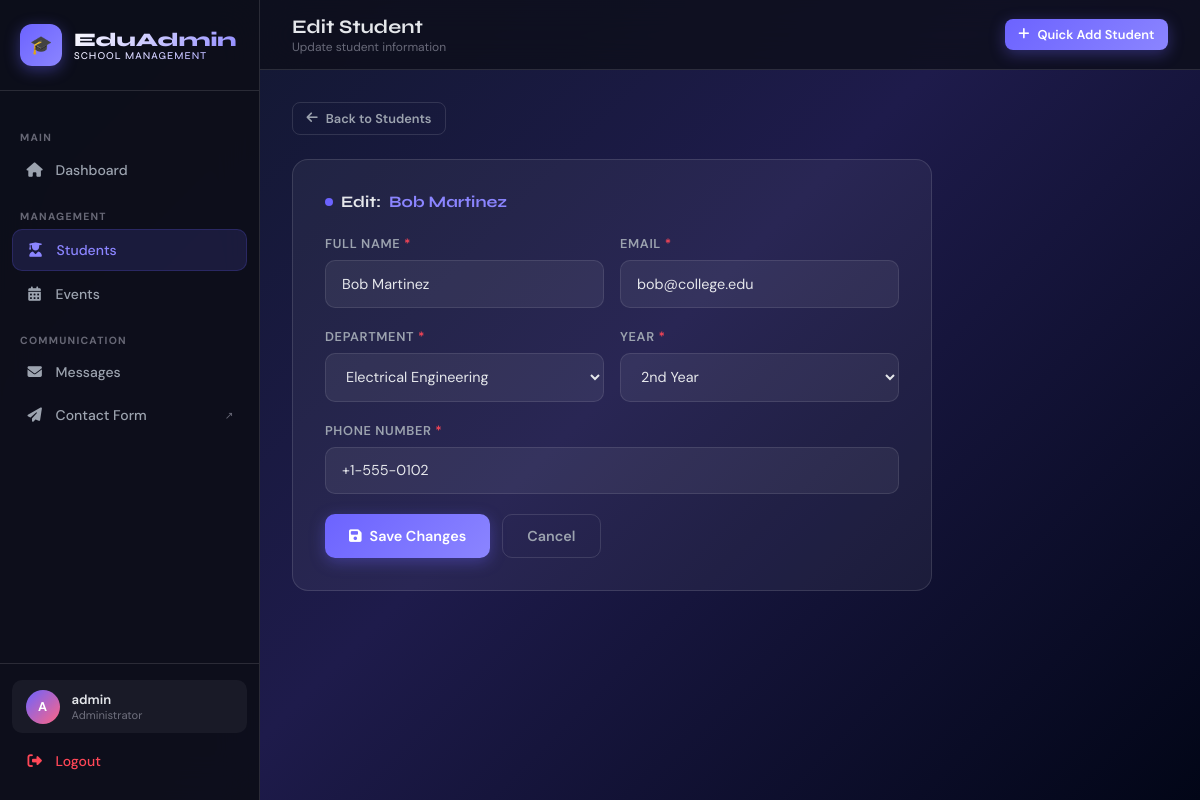
The app's page /students/edit/2/ (signed in) with its own data.
### students/models.py (models this page shows, shortened)
class Student(models.Model):
    name = models.CharField(max_length=100)
    department = models.CharField(max_length=10, choices=DEPARTMENT_CHOICES)
    year = models.IntegerField(choices=YEAR_CHOICES)
    email = models.EmailField(unique=True)
    phone = models.CharField(max_length=15)
    created_at = models.DateTimeField(auto_now_add=True)
    updated_at = models.DateTimeField(auto_now=True)
    class Meta:
        ordering = ['-created_at']

### students/views.py (the view, shortened to what this page needs)
# urls.py: path('edit/<int:pk>/', views.student_edit, name='student_edit'),
@login_required
@user_passes_test(is_admin, login_url='/login/')
def student_edit(request, pk):
    student = get_object_or_404(Student, pk=pk)
    context = {
        'student': student,
        'departments': DEPARTMENT_CHOICES,
        'years': YEAR_CHOICES
    }
    return render(request, 'students/form.html', context)

### students/views.py (called while the page is built)
def is_admin(user):
    return user.is_staff or user.is_superuser

### templates/students/form.html (shortened to what this page needs)
{% extends 'dashboard_base.html' %}
{% block page_title %}{% if student %}Edit Student{% else %}Add Student{% endif %}{% endblock %}
{% block page_subtitle %}{% if student %}Update student information{% else %}Enroll a new student{% endif %}{% endblock %}
{% block content %}
<div style="display:flex;gap:1rem;margin-bottom:1.5rem;align-items:center;">
  <a href="{% url 'student_list' %}" class="btn btn-ghost btn-sm">
    <i class="fa-solid fa-arrow-left"></i> Back to Students
  </a>
</div>
<div class="form-page-card">
  <div class="card-title" style="margin-bottom:1.5rem;">
    <span class="dot"></span>
    {% if student %}Edit: <span style="color:var(--primary-light)">{{ student.name }}</span>{% else %}New Student{% endif %}
  </div>
  <form method="post">
    <div class="form-row">
      <div class="form-group">
        <label>Full Name <span style="color:var(--danger)">*</span></label>
        <input type="text" class="form-control" name="name" required
               placeholder="e.g. John Doe"
               value="{{ student.name|default:'' }}"/>
      </div>
      <div class="form-group">
        <label>Email <span style="color:var(--danger)">*</span></label>
        <input type="email" class="form-control" name="email" required
               placeholder="john@college.edu"
               value="{{ student.email|default:'' }}"/>
      </div>
    </div>
    <div class="form-row">
      <div class="form-group">
        <label>Department <span style="color:var(--danger)">*</span></label>
        <select class="form-control" name="department" required>
          {% for code, name in departments %}
            <option value="{{ code }}" {% if student.department == code %}selected{% endif %}>{{ name }}</option>
          {% endfor %}
        </select>
      </div>
      <div class="form-group">
        <label>Year <span style="color:var(--danger)">*</span></label>
        <select class="form-control" name="year" required>
          {% for num, label in years %}
            <option value="{{ num }}" {% if student.year == num %}selected{% endif %}>{{ label }}</option>
          {% endfor %}
        </select>
      </div>
    </div>
    <div class="form-group">
      <label>Phone Number <span style="color:var(--danger)">*</span></label>
      <input type="text" class="form-control" name="phone" required
             placeholder="+1 (555) 000-0000"
             value="{{ student.phone|default:'' }}"/>
    </div>
    <div style="display:flex;gap:0.75rem;margin-top:0.5rem;">
      <button type="submit" class="btn btn-primary">
        <i class="fa-solid {% if student %}fa-floppy-disk{% else %}fa-user-plus{% endif %}"></i>
        {% if student %}Save Changes{% else %}Add Student{% endif %}
      </button>
      <a href="{% url 'student_list' %}" class="btn btn-ghost">Cancel</a>
    </div>
  </form>
</div>
{% endblock %}

### templates/dashboard_base.html (shortened to what this page needs)
{% load static %}
<!DOCTYPE html>
<html lang="en">
<head>
  <link rel="stylesheet" href="{% static 'css/main.css' %}"/>
  <link rel="stylesheet" href="https://cdnjs.cloudflare.com/ajax/libs/font-awesome/6.5.0/css/all.min.css"/>
</head>
<body>
<div class="layout">
  <aside class="sidebar" id="sidebar">
    <div class="sidebar-logo">
      <div class="logo-icon">🎓</div>
      <div class="brand">
        EduAdmin
        <span>School Management</span>
      </div>
    </div>
    <nav class="sidebar-nav">
      <div class="nav-section-label">Main</div>
      <a href="{% url 'dashboard' %}" class="nav-item {% if request.resolver_match.url_name == 'dashboard' %}active{% endif %}">
        <span class="nav-icon"><i class="fa-solid fa-house"></i></span>
        Dashboard
      </a>
      <div class="nav-section-label">Management</div>
      <a href="{% url 'student_list' %}" class="nav-item {% if 'student' in request.resolver_match.url_name %}active{% endif %}">
        <span class="nav-icon"><i class="fa-solid fa-user-graduate"></i></span>
        Students
      </a>
      <a href="{% url 'event_list' %}" class="nav-item {% if 'event' in request.resolver_match.url_name %}active{% endif %}">
        <span class="nav-icon"><i class="fa-solid fa-calendar-days"></i></span>
        Events
      </a>
      <div class="nav-section-label">Communication</div>
      <a href="{% url 'message_list' %}" class="nav-item {% if 'message' in request.resolver_match.url_name %}active{% endif %}">
        <span class="nav-icon"><i class="fa-solid fa-envelope"></i></span>
        Messages
      </a>
      <a href="{% url 'contact' %}" class="nav-item" target="_blank">
        <span class="nav-icon"><i class="fa-solid fa-paper-plane"></i></span>
        Contact Form
        <span style="margin-left:auto;font-size:0.65rem;color:var(--text-muted)">↗</span>
      </a>
    </nav>
    <div class="sidebar-footer">
      <div class="user-info">
        <div class="user-avatar">{{ request.user.username|first|upper }}</div>
        <div>
          <div class="user-name">{{ request.user.get_full_name|default:request.user.username }}</div>
          <div class="user-role">Administrator</div>
        </div>
      </div>
      <a href="{% url 'logout' %}" class="nav-item" style="color:var(--danger)">
        <span class="nav-icon"><i class="fa-solid fa-right-from-bracket"></i></span>
        Logout
      </a>
    </div>
  </aside>
  <div class="main-content">
    <header class="topbar">
      <div style="display:flex;align-items:center;gap:1rem;">
        <div class="topbar-left">
          <h2>{% block page_title %}Dashboard{% endblock %}</h2>
          <p>{% block page_subtitle %}Welcome back{% endblock %}</p>
        </div>
      </div>
      <div class="topbar-right">
        <a href="{% url 'student_add' %}" class="btn btn-primary btn-sm">
          <i class="fa-solid fa-plus"></i> Quick Add Student
        </a>
      </div>
    </header>
    <main class="page-content">
      {% block content %}{% endblock %}
    </main>
  </div>
</div>
</body>
</html>

### records on screen
Student: name "Bob Martinez", email "bob@college.edu", department "Electrical Engineering", year "2nd Year", phone "+1-555-0102"

### other values on screen
{{ request.user.username|first|upper }} "A"
{{ request.user.get_full_name|default:request.user.username }} "admin"
